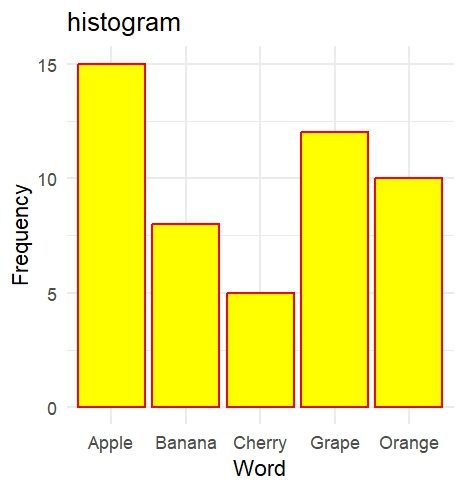

Recreate this plot in R.
library (wordcloud)
library (RColorBrewer)
library (ggplot2)
data <- data.frame (
  Word = c("Apple" , "Orange" ,"Banana" ,"Grape" ,"Cherry") ,
  Frequency = c(15,10,8,12,5)
)

colors <- brewer.pal(8,"Dark2")
#word_cloud
wordcloud(words = data$Word , freq = data$Frequency , min.freq = 1 , scale = c(3, 0.5), colors = colors,random.order = FALSE ,rot.per = 0.35,user.r.layout = FALSE)


#bar_plot
ggplot (data ,aes ( x = Word , y = Frequency)) +
  geom_bar (stat = "identity") +
  labs (title = "Bar_ plot" , x = "Word" , y="Frequency") +
  theme_minimal()

#stacked_bar
ggplot (data , aes(x = Word , y = Frequency , fill = Word)) +
  geom_bar(stat = "identity") +
  ggtitle ("stacked bar plot") +
  xlab ("word") +
  ylab ("Frequency") +
  theme_minimal()


#pie_charts
ggplot (data , (aes (x = "" ,y = Frequency ,fill = Word)) ) +
  geom_bar (stat = 'identity' , width = 1) +
  coord_polar (theta = 'y') +
  geom_text (aes (label = paste0(Word),color = "white"))  +
  theme_minimal()

#histogram

ggplot (data , aes(x = Word , y = Frequency)) +
  geom_bar (stat = "identity" , binwidth = 2 , fill= "yellow" , color = "red") +
  labs (title = "histogram " , x = "Word" , y = "Frequency") +
  theme_minimal()
